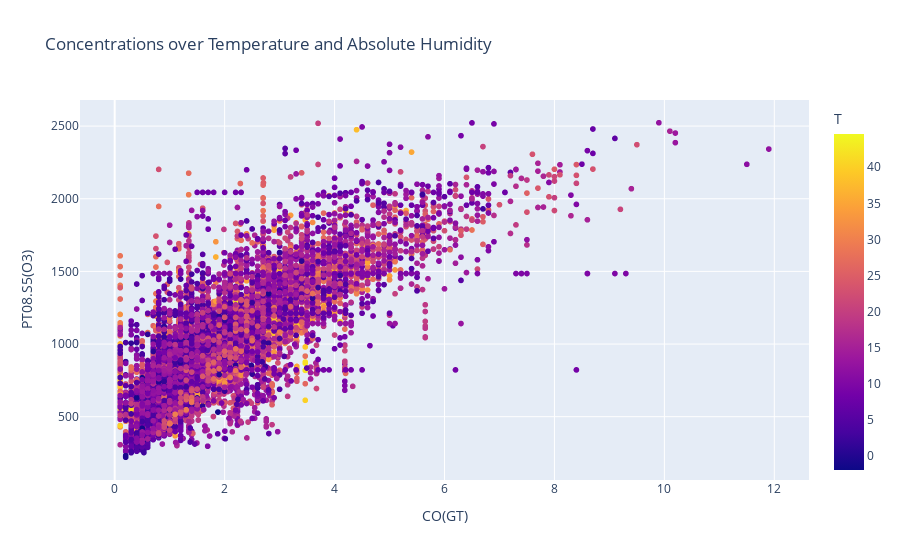

Notebook source saved alongside this figure:
### Code cell
visualizeScatter(df, 'CO(GT)','PT08.S5(O3)','T','Concentrations over Temperature and Absolute Humidity')

### Figure 1 — Plotly figure (JSON) as saved in the notebook; plotly's stock layout.template omitted (floating-point values rounded to 4 significant figures; data arrays with more than 128 entries replaced by an {"elided": "..."} marker saying what was removed)
{"data": [{"hovertemplate": "CO(GT)=%{x}<br>PT08.S5(O3)=%{y}<br>T=%{marker.color}<extra></extra>", "legendgroup": "", "marker": {"color": {"elided": "9357 float values"}, "coloraxis": "coloraxis", "symbol": "circle"}, "mode": "markers", "name": "", "showlegend": false, "type": "scattergl", "x": {"elided": "9357 float values"}, "xaxis": "x", "y": {"elided": "9357 float values"}, "yaxis": "y"}], "layout": {"coloraxis": {"colorbar": {"title": {"text": "T"}}, "colorscale": [[0, "#0d0887"], [0.1111, "#46039f"], [0.2222, "#7201a8"], [0.3333, "#9c179e"], [0.4444, "#bd3786"], [0.5556, "#d8576b"], [0.6667, "#ed7953"], [0.7778, "#fb9f3a"], [0.8889, "#fdca26"], [1, "#f0f921"]]}, "legend": {"tracegroupgap": 0}, "title": {"text": "Concentrations over Temperature and Absolute Humidity"}, "xaxis": {"anchor": "y", "domain": [0, 1], "title": {"text": "CO(GT)"}}, "yaxis": {"anchor": "x", "domain": [0, 1], "title": {"text": "PT08.S5(O3)"}}}}
